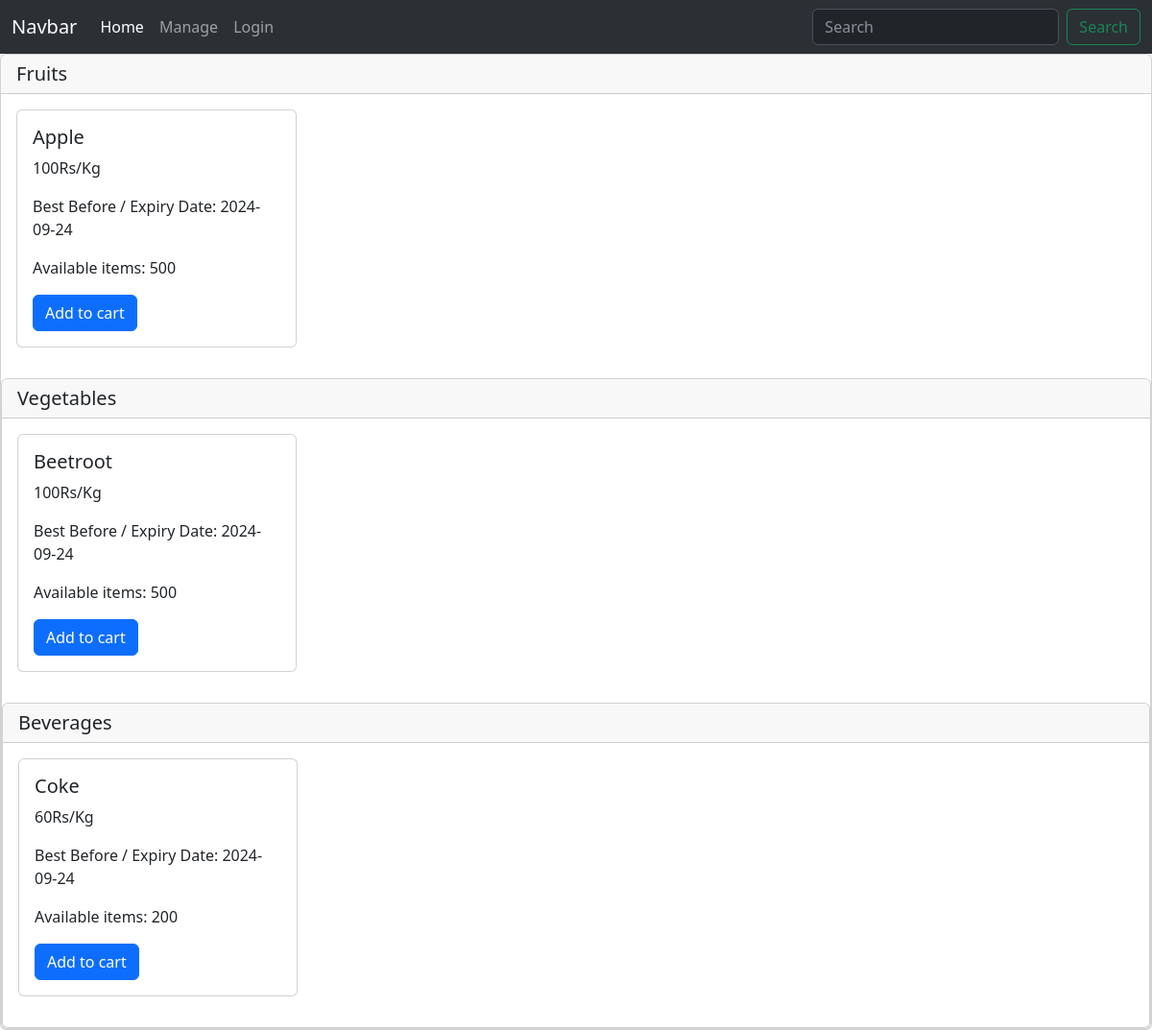
The page / on the database its author committed.
### model.py (models this page shows, shortened)
class Category(db.Model):
  c_id = db.Column(db.Integer(), primary_key=True, autoincrement= True)
  c_name = db.Column(db.String(50), nullable=False)
  relation = db.relationship('Products', backref='item')

class Products(db.Model):
  p_id = db.Column(db.Integer(), primary_key=True, autoincrement= True)
  p_name = db.Column(db.String(50), nullable=False)
  mfd = db.Column(db.String(10))
  unit = db.Column(db.String(50), nullable=False)
  rate = db.Column(db.Integer(), nullable=False)
  stock = db.Column(db.Integer(), nullable=False)
  section = db.Column(db.Integer(), db.ForeignKey("category.c_id"))

### app.py (the view)
@app.route("/")
def home():
  categories = Category.query.all()
  products = Products.query.all()
  return render_template('home.html', categories=categories, products=products)

### templates/home.html (shortened to what this page needs)
<!DOCTYPE html>
<html lang="en">
<head>
    <link rel="stylesheet" href="https://cdn.jsdelivr.net/npm/bootstrap@5.3.0/dist/css/bootstrap.min.css">
</head>
<body>
    <nav class="navbar navbar-expand-lg bg-body-tertiary" data-bs-theme="dark">
        <div class="container-fluid">
            <a class="navbar-brand" href="#">Navbar</a>
            <div class="collapse navbar-collapse" id="navbarSupportedContent">
                <ul class="navbar-nav me-auto mb-2 mb-lg-0">
                    <li class="nav-item">
                        <a class="nav-link active" aria-current="page" href="/">Home</a>
                    </li>
                    <li class="nav-item">
                        <a class="nav-link" href="{{url_for('mlogin')}}">Manage</a>
                    </li>
                    <li class="nav-item">
                        <a class="nav-link" href="{{url_for('login')}}">Login</a>
                    </li>
                </ul>
                <form class="d-flex" role="search">
                    <input class="form-control me-2" type="search" placeholder="Search" aria-label="Search">
                    <button class="btn btn-outline-success" type="submit">Search</button>
                </form>
            </div>
        </div>
    </nav>
    {% for category in categories %}
    <div class="card">
        <h5 class="card-header">{{ category.c_name }}</h5>
        <div class="card-body">
            {% for product in products %}
            {% if product.section == category.c_id %}
            <div class="card-group mb-3 h-100 w-25">
                    <div class="card">
                        <div class="card-body">
                            <h5 class="card-title">{{ product.p_name }}</h5>
                            <p>{{ product.rate }}Rs/{{ product.unit }}</p>
                            <p>Best Before / Expiry Date: {{ product.mfd }}</p>
                            <p>Available items: {{ product.stock }}</p>
                            <a href="#" class="btn btn-primary">Add to cart</a>
                        </div>
                    </div>
            </div>
                {% endif %}
                {% endfor %}
        </div>
        {% endfor %}
    </div>
    <link rel="stylesheet" href="https://cdn.jsdelivr.net/npm/bootstrap@5.3.0/dist/js/bootstrap.bundle.min.js">
</body>
</html>

### rows shown on the page
Category: c_name "Fruits"
Products: p_name "Apple", rate "100", unit "Kg", mfd "2024-09-24", stock "500"
Category: c_name "Vegetables"
Products: p_name "Beetroot", rate "100", unit "Kg", mfd "2024-09-24", stock "500"
Category: c_name "Beverages"
Products: p_name "Coke", rate "60", unit "Kg", mfd "2024-09-24", stock "200"
